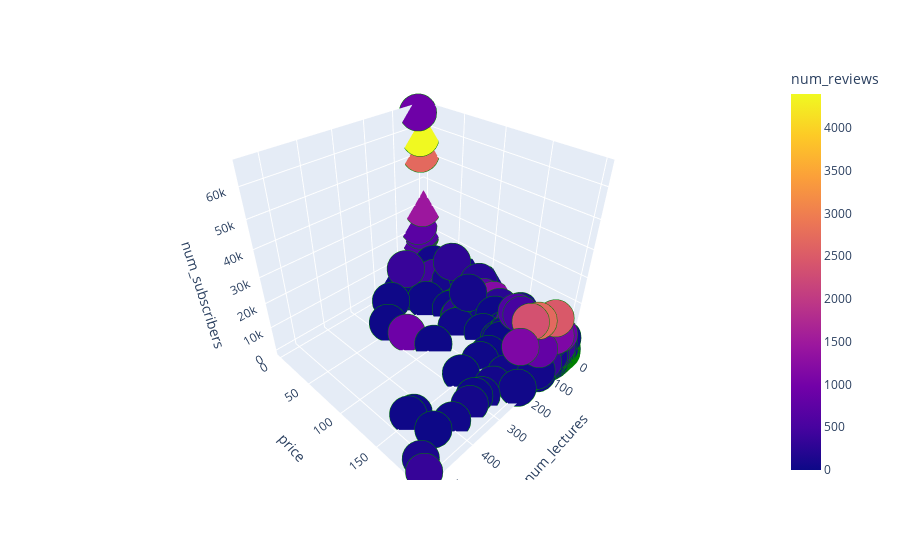

Notebook cell for this chart:
### Markdown cell above
let's construct the 3D plot

### Code cell
%matplotlib inline

plt.figure(figsize=(10,7))
fig = px.scatter_3d(udemy_courses, x = "num_lectures", y="price", z="num_subscribers", color= "num_reviews")
fig.update_traces(marker = dict(size=13, line=dict(width=1, color='green')),
                 selector=dict(mode='markers'))

plt.show()
#print(fig)
fig.show()

### Figure 1 — Plotly figure (JSON) as saved in the notebook; plotly's stock layout.template omitted (floating-point values rounded to 4 significant figures; data arrays with more than 128 entries replaced by an {"elided": "..."} marker saying what was removed)
{"data": [{"hovertemplate": "num_lectures=%{x}<br>price=%{y}<br>num_subscribers=%{z}<br>num_reviews=%{marker.color}<extra></extra>", "legendgroup": "", "marker": {"color": {"elided": "1191 int values"}, "coloraxis": "coloraxis", "line": {"color": "green", "width": 1}, "size": 13, "symbol": "circle"}, "mode": "markers", "name": "", "scene": "scene", "showlegend": false, "type": "scatter3d", "x": {"elided": "1191 int values"}, "y": {"elided": "1191 int values"}, "z": {"elided": "1191 int values"}}], "layout": {"coloraxis": {"colorbar": {"title": {"text": "num_reviews"}}, "colorscale": [[0, "#0d0887"], [0.1111, "#46039f"], [0.2222, "#7201a8"], [0.3333, "#9c179e"], [0.4444, "#bd3786"], [0.5556, "#d8576b"], [0.6667, "#ed7953"], [0.7778, "#fb9f3a"], [0.8889, "#fdca26"], [1, "#f0f921"]]}, "legend": {"tracegroupgap": 0}, "margin": {"t": 60}, "scene": {"domain": {"x": [0, 1], "y": [0, 1]}, "xaxis": {"title": {"text": "num_lectures"}}, "yaxis": {"title": {"text": "price"}}, "zaxis": {"title": {"text": "num_subscribers"}}}}}
